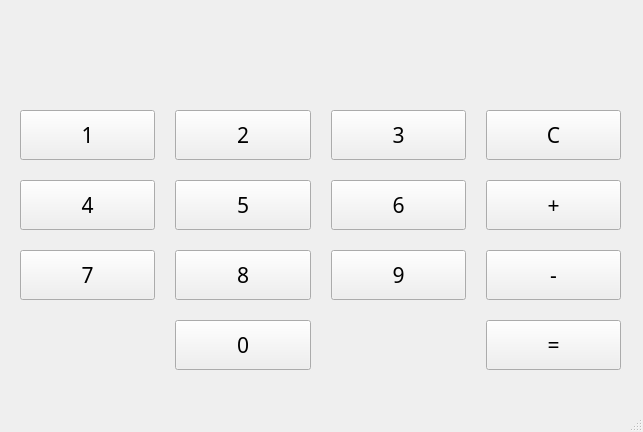
<?xml version="1.0" encoding="UTF-8"?>
<ui version="4.0">
 <class>CalculatorInterface</class>
 <widget class="QMainWindow" name="CalculatorInterface">
  <property name="geometry">
   <rect>
    <x>0</x>
    <y>0</y>
    <width>643</width>
    <height>432</height>
   </rect>
  </property>
  <property name="windowTitle">
   <string>Calculator</string>
  </property>
  <widget class="QWidget" name="centralwidget">
   <widget class="QWidget" name="gridLayoutWidget">
    <property name="geometry">
     <rect>
      <x>0</x>
      <y>0</y>
      <width>641</width>
      <height>390</height>
     </rect>
    </property>
    <layout class="QGridLayout" name="gridLayout">
     <property name="leftMargin">
      <number>20</number>
     </property>
     <property name="topMargin">
      <number>20</number>
     </property>
     <property name="rightMargin">
      <number>20</number>
     </property>
     <property name="bottomMargin">
      <number>20</number>
     </property>
     <property name="spacing">
      <number>20</number>
     </property>
     <item row="4" column="1">
      <widget class="QPushButton" name="zero">
       <property name="minimumSize">
        <size>
         <width>0</width>
         <height>50</height>
        </size>
       </property>
       <property name="font">
        <font>
         <family>Montserrat</family>
         <pointsize>16</pointsize>
         <weight>50</weight>
         <bold>false</bold>
        </font>
       </property>
       <property name="text">
        <string>0</string>
       </property>
      </widget>
     </item>
     <item row="4" column="3">
      <widget class="QPushButton" name="result">
       <property name="minimumSize">
        <size>
         <width>0</width>
         <height>50</height>
        </size>
       </property>
       <property name="font">
        <font>
         <family>Montserrat</family>
         <pointsize>16</pointsize>
         <weight>50</weight>
         <bold>false</bold>
        </font>
       </property>
       <property name="text">
        <string>=</string>
       </property>
      </widget>
     </item>
     <item row="1" column="1">
      <widget class="QPushButton" name="two">
       <property name="minimumSize">
        <size>
         <width>0</width>
         <height>50</height>
        </size>
       </property>
       <property name="font">
        <font>
         <family>Montserrat</family>
         <pointsize>16</pointsize>
         <weight>50</weight>
         <bold>false</bold>
        </font>
       </property>
       <property name="text">
        <string>2</string>
       </property>
      </widget>
     </item>
     <item row="1" column="2">
      <widget class="QPushButton" name="three">
       <property name="minimumSize">
        <size>
         <width>0</width>
         <height>50</height>
        </size>
       </property>
       <property name="font">
        <font>
         <family>Montserrat</family>
         <pointsize>16</pointsize>
         <weight>50</weight>
         <bold>false</bold>
        </font>
       </property>
       <property name="text">
        <string>3</string>
       </property>
      </widget>
     </item>
     <item row="3" column="1">
      <widget class="QPushButton" name="eight">
       <property name="minimumSize">
        <size>
         <width>0</width>
         <height>50</height>
        </size>
       </property>
       <property name="font">
        <font>
         <family>Montserrat</family>
         <pointsize>16</pointsize>
         <weight>50</weight>
         <bold>false</bold>
        </font>
       </property>
       <property name="text">
        <string>8</string>
       </property>
      </widget>
     </item>
     <item row="2" column="1">
      <widget class="QPushButton" name="five">
       <property name="minimumSize">
        <size>
         <width>0</width>
         <height>50</height>
        </size>
       </property>
       <property name="font">
        <font>
         <family>Montserrat</family>
         <pointsize>16</pointsize>
         <weight>50</weight>
         <bold>false</bold>
        </font>
       </property>
       <property name="text">
        <string>5</string>
       </property>
      </widget>
     </item>
     <item row="1" column="3">
      <widget class="QPushButton" name="clear">
       <property name="minimumSize">
        <size>
         <width>0</width>
         <height>50</height>
        </size>
       </property>
       <property name="font">
        <font>
         <family>Montserrat</family>
         <pointsize>16</pointsize>
         <weight>50</weight>
         <bold>false</bold>
        </font>
       </property>
       <property name="text">
        <string>C</string>
       </property>
      </widget>
     </item>
     <item row="2" column="0">
      <widget class="QPushButton" name="four">
       <property name="minimumSize">
        <size>
         <width>0</width>
         <height>50</height>
        </size>
       </property>
       <property name="font">
        <font>
         <family>Montserrat</family>
         <pointsize>16</pointsize>
         <weight>50</weight>
         <bold>false</bold>
        </font>
       </property>
       <property name="text">
        <string>4</string>
       </property>
      </widget>
     </item>
     <item row="3" column="2">
      <widget class="QPushButton" name="nine">
       <property name="minimumSize">
        <size>
         <width>0</width>
         <height>50</height>
        </size>
       </property>
       <property name="font">
        <font>
         <family>Montserrat</family>
         <pointsize>16</pointsize>
         <weight>50</weight>
         <bold>false</bold>
        </font>
       </property>
       <property name="text">
        <string>9</string>
       </property>
      </widget>
     </item>
     <item row="2" column="2">
      <widget class="QPushButton" name="six">
       <property name="minimumSize">
        <size>
         <width>0</width>
         <height>50</height>
        </size>
       </property>
       <property name="font">
        <font>
         <family>Montserrat</family>
         <pointsize>16</pointsize>
         <weight>50</weight>
         <bold>false</bold>
        </font>
       </property>
       <property name="text">
        <string>6</string>
       </property>
      </widget>
     </item>
     <item row="2" column="3">
      <widget class="QPushButton" name="plus">
       <property name="minimumSize">
        <size>
         <width>0</width>
         <height>50</height>
        </size>
       </property>
       <property name="font">
        <font>
         <family>Montserrat</family>
         <pointsize>16</pointsize>
         <weight>50</weight>
         <bold>false</bold>
        </font>
       </property>
       <property name="text">
        <string>+</string>
       </property>
      </widget>
     </item>
     <item row="1" column="0">
      <widget class="QPushButton" name="one">
       <property name="minimumSize">
        <size>
         <width>0</width>
         <height>50</height>
        </size>
       </property>
       <property name="font">
        <font>
         <family>Montserrat</family>
         <pointsize>16</pointsize>
         <weight>50</weight>
         <bold>false</bold>
        </font>
       </property>
       <property name="text">
        <string>1</string>
       </property>
      </widget>
     </item>
     <item row="3" column="0">
      <widget class="QPushButton" name="seven">
       <property name="minimumSize">
        <size>
         <width>0</width>
         <height>50</height>
        </size>
       </property>
       <property name="font">
        <font>
         <family>Montserrat</family>
         <pointsize>16</pointsize>
         <weight>50</weight>
         <bold>false</bold>
        </font>
       </property>
       <property name="text">
        <string>7</string>
       </property>
      </widget>
     </item>
     <item row="3" column="3">
      <widget class="QPushButton" name="minus">
       <property name="minimumSize">
        <size>
         <width>0</width>
         <height>50</height>
        </size>
       </property>
       <property name="font">
        <font>
         <family>Montserrat</family>
         <pointsize>16</pointsize>
         <weight>50</weight>
         <bold>false</bold>
        </font>
       </property>
       <property name="text">
        <string>-</string>
       </property>
      </widget>
     </item>
     <item row="0" column="0" colspan="4">
      <widget class="QLabel" name="display">
       <property name="minimumSize">
        <size>
         <width>0</width>
         <height>70</height>
        </size>
       </property>
       <property name="font">
        <font>
         <family>Montserrat</family>
         <pointsize>16</pointsize>
        </font>
       </property>
       <property name="text">
        <string/>
       </property>
       <property name="alignment">
        <set>Qt::AlignRight|Qt::AlignTrailing|Qt::AlignVCenter</set>
       </property>
      </widget>
     </item>
    </layout>
   </widget>
  </widget>
  <widget class="QMenuBar" name="menubar">
   <property name="geometry">
    <rect>
     <x>0</x>
     <y>0</y>
     <width>643</width>
     <height>25</height>
    </rect>
   </property>
  </widget>
  <widget class="QStatusBar" name="statusbar"/>
 </widget>
 <resources/>
 <connections/>
</ui>
